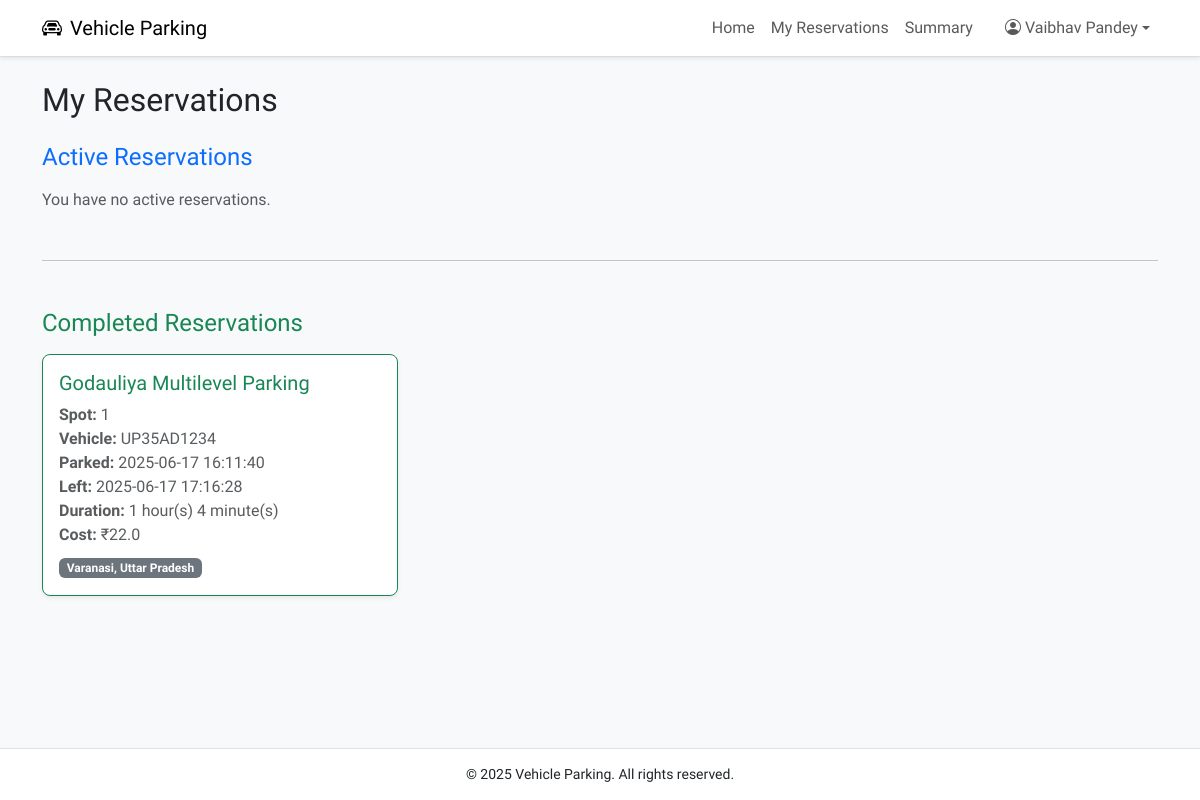
The app's page /user/my-reservations (signed in) with its own data.
### models.py (models this page shows, shortened)
class User(db.Model, UserMixin):
    __tablename__ = 'user'
    id = db.Column(db.Integer, primary_key=True)
    username = db.Column(db.String(100), unique=True, nullable=False)
    full_name = db.Column(db.String(100), nullable=False)
    email = db.Column(db.String(100), unique=True, nullable=False)
    password_hash = db.Column(db.String(200), nullable=False)
    address = db.Column(db.String(200))
    pin_code = db.Column(db.String(10))
    role = db.Column(db.String(20), nullable=False, default='user')
    created_at = db.Column(db.DateTime, default=datetime.utcnow)
    reservations = db.relationship('Reservation', backref='user', lazy=True)

class Reservation(db.Model):
    __tablename__ = 'reservation'
    id = db.Column(db.Integer, primary_key=True)
    spot_id = db.Column(db.Integer, db.ForeignKey('parking_spot.id'), nullable=False)
    user_id = db.Column(db.Integer, db.ForeignKey('user.id'), nullable=False)
    vehicle_number = db.Column(db.String(20), nullable=False)
    parking_timestamp = db.Column(db.DateTime, default=datetime.utcnow)
    leaving_timestamp = db.Column(db.DateTime)
    parking_cost = db.Column(db.Float)
    is_active = db.Column(db.Boolean, default=True)

class ParkingLot(db.Model):
    __tablename__ = 'parking_lot'
    id = db.Column(db.Integer, primary_key=True)
    city_id = db.Column(db.Integer, db.ForeignKey('city.id'), nullable=False)
    prime_location_name = db.Column(db.String(100), nullable=False)
    address = db.Column(db.String(200))
    pin_code = db.Column(db.String(10))
    price_per_hour = db.Column(db.Float, nullable=False)
    max_spots = db.Column(db.Integer, nullable=False)
    created_at = db.Column(db.DateTime, default=datetime.utcnow)
    spots = db.relationship('ParkingSpot', backref='lot', cascade='all, delete-orphan', lazy=True)

class ParkingSpot(db.Model):
    __tablename__ = 'parking_spot'
    id = db.Column(db.Integer, primary_key=True)
    lot_id = db.Column(db.Integer, db.ForeignKey('parking_lot.id', ondelete='CASCADE'), nullable=False)
    status = db.Column(db.String(1), default='A')  # A = Available, O = Occupied
    created_at = db.Column(db.DateTime, default=datetime.utcnow)
    reservation = db.relationship('Reservation', backref='spot', uselist=False)

class City(db.Model):
    __tablename__ = 'city'
    id = db.Column(db.Integer, primary_key=True)
    name = db.Column(db.String(100), nullable=False)
    state = db.Column(db.String(100), nullable=False)
    lots = db.relationship('ParkingLot', backref='city', cascade='all, delete-orphan', lazy=True)

### controllers/user.py (the view, shortened to what this page needs)
@user_bp.route('/my-reservations')
@login_required
@user_required
def my_reservations():
    active_reservations = (
        Reservation.query
        .join(ParkingSpot)
        .join(ParkingLot)
        .filter(
            Reservation.user_id == current_user.id,
            Reservation.is_active == True,
            Reservation.leaving_timestamp == None
        )
        .order_by(Reservation.parking_timestamp.desc())
        .all()
    )
    now = datetime.utcnow()
    active_data = []
    completed_reservations = (
        Reservation.query
        .filter_by(user_id=current_user.id, is_active=False)
        .order_by(Reservation.leaving_timestamp.desc())
        .all()
    )
    return render_template(
        'user/my_reservations.html',
        active_data=active_data,
        completed_reservations=completed_reservations
    )

### app.py (called while the page is built)
@login_manager.user_loader
def load_user(user_id):
    user_info = session.get('user_info')
    if not user_info:
        return None
    role = user_info.get('role')
    if role == 'user':
        return User.query.get(int(user_id))
    elif role == 'admin':
        return Admin.query.get(int(user_id))
    return None

### templates/user/my_reservations.html (shortened to what this page needs)
{% extends 'base.html' %}
{% block content %}
<div class="container py-4">
    <h2 class="mb-4">My Reservations</h2>
    <h4 class="text-primary mb-3">Active Reservations</h4>
    {% if active_data %}
        <div class="row">
            {% for item in active_data %}
            {% set res = item.reservation %}
            <div class="col-md-4 mb-4">
                <div class="card square-card border-primary shadow-sm h-100">
                    <div class="card-body">
                        <h5 class="card-title text-primary">{{ res.spot.lot.prime_location_name }}</h5>
                        <p class="card-text text-muted">
                            {{ res.spot.lot.address }}<br>
                            Pincode: {{ res.spot.lot.pin_code }}
                        </p>
                        <span class="badge bg-secondary mb-2">
                            {{ res.spot.lot.city.name }}, {{ res.spot.lot.city.state }}
                        </span>
                        <div class="mb-2 small text-muted">
                            Lot ID: {{ res.spot.lot.id }}<br>
                            Spot ID: {{ res.spot.id }}<br>
                            Vehicle No.: {{ res.vehicle_number }}<br>
                            Parked At: {{ res.parking_timestamp.strftime('%Y-%m-%d %H:%M:%S') }}
                        </div>
                        <button class="btn btn-danger w-100" data-bs-toggle="modal" data-bs-target="#releaseModal{{ res.id }}">
                            Release Spot
                        </button>
                    </div>
                </div>
            </div>
<div class="modal fade" id="releaseModal{{ res.id }}" tabindex="-1" aria-labelledby="releaseModalLabel{{ res.id }}" aria-hidden="true">
    <div class="modal-dialog">
        <form method="POST" action="{{ url_for('user.release_spot', reservation_id=res.id) }}">
            <div class="modal-content">
                <div class="modal-header">
                    <h5 class="modal-title" id="releaseModalLabel{{ res.id }}">Release Spot</h5>
                    <button type="button" class="btn-close" data-bs-dismiss="modal" aria-label="Close"></button>
                </div>
                <div class="modal-body">
                    <p><strong>Location:</strong> {{ res.spot.lot.prime_location_name }}</p>
                    <p><strong>Spot ID:</strong> {{ res.spot.id }}</p>
                    <p><strong>Vehicle Number:</strong> {{ res.vehicle_number }}</p>
                    <p><strong>Parked At:</strong> {{ res.parking_timestamp.strftime('%Y-%m-%d %H:%M:%S') }}</p>
                    <hr>
                    <p><strong>Duration:</strong> {{ item.duration_str }}</p>
                    <p><strong>Total Cost:</strong> ₹{{ item.final_cost }}</p>
                    <input type="hidden" name="confirm_release" value="1">
                </div>
                <div class="modal-footer">
                    <button type="submit" class="btn btn-danger">Confirm & Release</button>
                </div>
            </div>
        </form>
    </div>
</div>
            {% endfor %}
        </div>
    {% else %}
        <p class="text-muted">You have no active reservations.</p>
    {% endif %}
    <hr class="my-5">
<h4 class="text-success mb-3">Completed Reservations</h4>
{% if completed_reservations %}
    <div class="row">
        {% for res in completed_reservations %}
        <div class="col-md-4 mb-4">
            <div class="card square-card border-success shadow-sm h-100">
                <div class="card-body">
                    <h5 class="card-title text-success">{{ res.spot.lot.prime_location_name }}</h5>
                    <p class="text-muted mb-2">
                        <strong>Spot:</strong> {{ res.spot.id }}<br>
                        <strong>Vehicle:</strong> {{ res.vehicle_number }}<br>
                        <strong>Parked:</strong> {{ res.parking_timestamp.strftime('%Y-%m-%d %H:%M:%S') }}<br>
                        <strong>Left:</strong> {{ res.leaving_timestamp.strftime('%Y-%m-%d %H:%M:%S') }}<br>
                        {% set total_seconds = (res.leaving_timestamp - res.parking_timestamp).total_seconds() %}
                        {% set total_minutes = (total_seconds // 60) | int %}
                        {% set hours = total_minutes // 60 %}
                        {% set minutes = total_minutes % 60 %}
                        {% set duration_str = hours ~ " hour(s) " ~ minutes ~ " minute(s)" %}
                        {% if total_minutes <= 60 %}
                            {% set cost = res.spot.lot.price_per_hour %}
                        {% else %}
                            {% set per_min_cost = res.spot.lot.price_per_hour / 60 %}
                            {% set cost = (per_min_cost * total_minutes) | round(0, 'ceil') %}
                        {% endif %}
                        <strong>Duration:</strong> {{ duration_str }}<br>
                        <strong>Cost:</strong> ₹{{ cost }}
                    </p>
                    <span class="badge bg-secondary">
                        {{ res.spot.lot.city.name }}, {{ res.spot.lot.city.state }}
                    </span>
                </div>
            </div>
        </div>
        {% endfor %}
    </div>
{% else %}
    <p class="text-muted">No completed reservations found.</p>
{% endif %}
</div>
{% endblock %}

### templates/base.html (shortened to what this page needs)
<!DOCTYPE html>
<html lang="en">
<head>
    <link href="https://cdn.jsdelivr.net/npm/bootstrap@5.3.0/dist/css/bootstrap.min.css" rel="stylesheet">
    <link href="https://cdnjs.cloudflare.com/ajax/libs/bootstrap-icons/1.11.1/font/bootstrap-icons.min.css" rel="stylesheet">
</head>
<body>
<nav class="navbar navbar-expand-lg navbar-light shadow-sm">
    <div class="container">
        <a class="navbar-brand" href="{% if session.get('user_info', {}).get('role') == 'admin' %}
        {{ url_for('admin.dashboard') }}
        {% elif session.get('user_info', {}).get('role') == 'user' %}
            {{ url_for('user.dashboard') }}
        {% else %}
            {{ url_for('index') }}
        {% endif %}">
            <i class="bi bi-car-front me-2"></i>Vehicle Parking
        </a>
        <div class="collapse navbar-collapse justify-content-end" id="navbarNav">
            <ul class="navbar-nav">
                {% if current_user.is_authenticated %}
                    {% if session.get('user_info', {}).get('role') == 'admin' %}
                        <li class="nav-item"><a class="nav-link" href="{{ url_for('admin.dashboard') }}">Home</a></li>
                        <li class="nav-item"><a class="nav-link" href="{{ url_for('admin.view_users') }}">Users</a></li>
                        <li class="nav-item"><a class="nav-link" href="{{ url_for('admin.summary') }}">Summary</a></li>
                    {% else %}
                        <li class="nav-item"><a class="nav-link" href="{{ url_for('user.dashboard') }}">Home</a></li>
                        <a href="{{ url_for('user.my_reservations') }}" class="nav-link">My Reservations</a>
                        <li class="nav-item"><a class="nav-link" href="{{ url_for('user.summary') }}">Summary</a></li>
                    {% endif %}
                    <li class="nav-item dropdown ms-3">
                        <a class="nav-link dropdown-toggle d-flex align-items-center" href="#" role="button" data-bs-toggle="dropdown">
                            <i class="bi bi-person-circle me-1"></i> {{ current_user.full_name }}
                        </a>
                    </li>
                {% else %}
                    <li class="nav-item"><a class="nav-link" href="{{ url_for('auth.login') }}">Login</a></li>
                    <li class="nav-item"><a class="nav-link" href="{{ url_for('auth.register') }}">Register</a></li>
                {% endif %}
            </ul>
        </div>
    </div>
</nav>
<div class="position-fixed top-0 end-0 p-3" style="z-index: 1050;">
</div>
<div>
    {% block content %}
    {% endblock %}
</div>
<footer>
    <div class="container">
        <p class="mb-0">&copy; 2025 Vehicle Parking. All rights reserved.</p>
    </div>
</footer>
</body>
</html>

### templates/base.html (style rules this page uses)
body { font-family: 'Afacad',sans-serif; background-color: #f8f9fa; display: flex; flex-direction: column; min-height: 100vh; font-size: 16px; }
.square-card { border-radius: 0.5rem; background-color: #ffffff; transition: transform 0.3s; }
.navbar { background-color: #fff; border-bottom: 1px solid #ddd; }
footer { background-color: #fff; border-top: 1px solid #e1e1e1; padding: 15px 0; text-align: center; font-size: 14px; margin-top: auto; }

### records on screen
User: full_name "Vaibhav Pandey"
Reservation: spot.lot.prime_location_name "Godauliya Multilevel Parking", spot.id "1", vehicle_number "UP35AD1234", parking_timestamp "2025-06-17 16:11:40", leaving_timestamp "2025-06-17 17:16:28", duration_str "1 hour(s) 4 minute(s)", cost "22.0", spot.lot.city.name "Varanasi", spot.lot.city.state "Uttar Pradesh"
